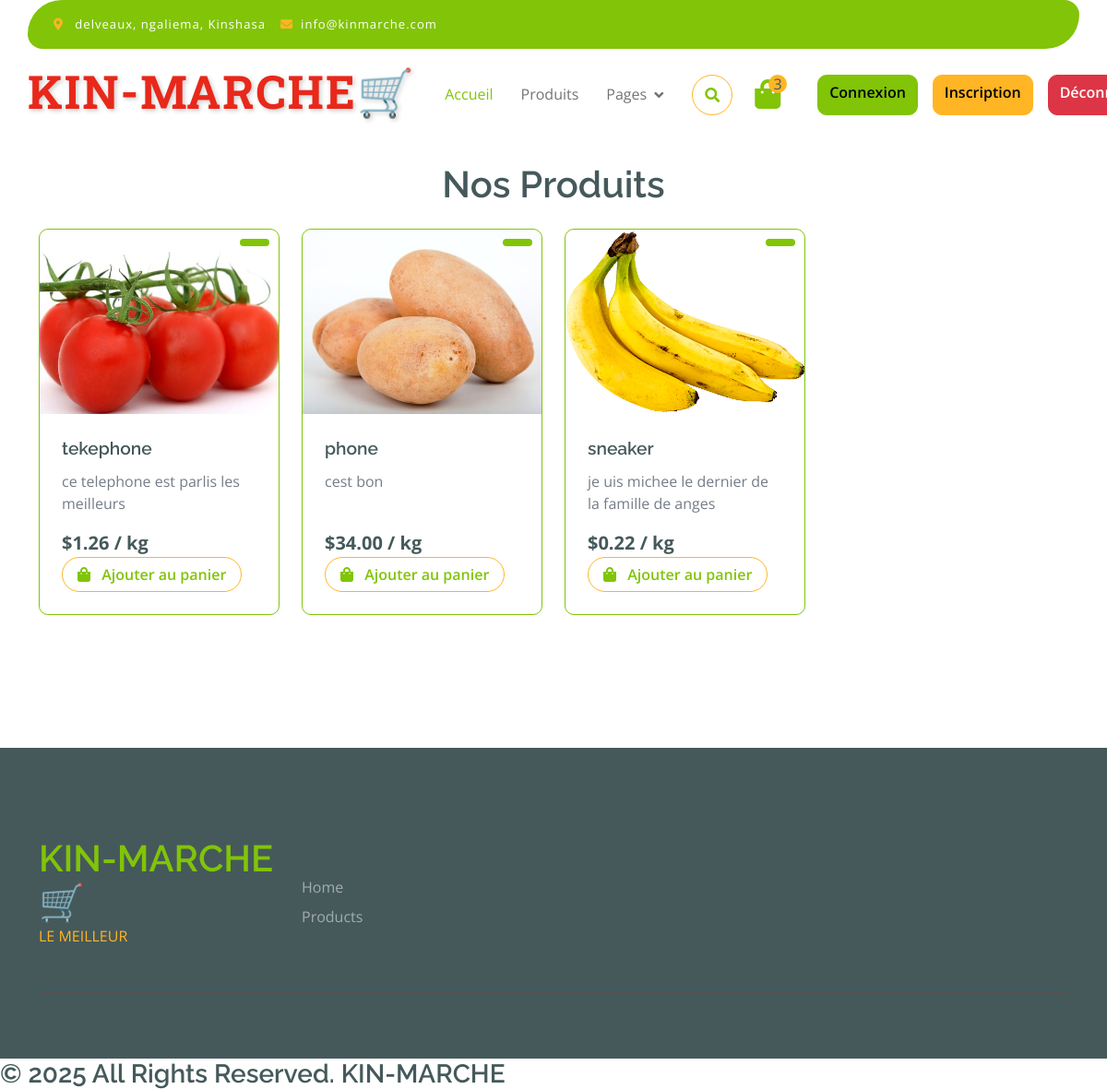
The app's page /product/List/ with its own data.
### Products/models.py (models this page shows, shortened)
class Produit(models.Model):
    nom = models.CharField(max_length=255)
    image = models.ImageField(upload_to='media/', blank=True, null=True)
    prix = models.DecimalField(max_digits=10, decimal_places=2)
    description = models.TextField(blank=True, null=True)
    stock = models.PositiveIntegerField(default=0)
    date_ajout = models.DateTimeField(auto_now_add=True)

### Products/views.py (the view)
# urls.py: path('List/',views.ProductsListView.as_view(), name = 'product.list'),
class ProductsListView(ListView):
    model = Produit
    context_object_name = 'produits'
    template_name = 'product/shop.html'

### panier/context_processors.py (called while the page is built)
def panier_context(request):
    if request.user.is_authenticated:
        panier = Panier.objects.filter(user=request.user).first()
        panier_count = sum(item.quantite for item in panier.items.all()) if panier else 0
    else:
        panier_count = 0  # Si l'utilisateur n'est pas connecté, le panier est vide
    return {"panier_count": panier_count}

### Products/templates/product/shop.html (shortened to what this page needs)
{% extends 'base.html' %}
{% block content %}
<div class="container-fluid vesitable py-5 main-content">
    <div class="container py-5">
        <h1 class="mb-4 text-center">Nos Produits</h1>
        <div class="row row-cols-1 row-cols-sm-2 row-cols-md-3 row-cols-lg-4 g-4">
            {% for produit in produits %}
            {% if produit.stock > 0 %}
            <div class="col">
                <div class="border border-primary rounded position-relative vesitable-item">
                    <div class="vesitable-img">
                        <a href="{% url 'product.detail' pk=produit.id %}">
                            <img src="{{ produit.image.url }}" class="img-fluid w-100 rounded-top" alt="{{ produit.nom }}">
                        </a>
                    </div>
                    <div class="text-white bg-primary px-3 py-1 rounded position-absolute" style="top: 10px; right: 10px;">{{ produit.categorie }}</div>
                    <div class="p-4 rounded-bottom d-flex flex-column">
                        <a href="{% url 'product.detail' pk=produit.id %}">
                            <h4 class="product-name">{{ produit.nom }}</h4>
                        </a>
                        <p>{{ produit.description }}</p>
                        <div class="d-flex justify-content-between flex-lg-wrap mt-auto">
                            <p class="text-dark fs-5 fw-bold mb-0">${{ produit.prix }} / kg</p>
                            <a href="{% url 'ajouter_au_panier' produit.id %}" class="btn border border-secondary rounded-pill px-3 text-primary">
                                <i class="fa fa-shopping-bag me-2 text-primary"></i> Ajouter au panier
                            </a>
                        </div>
                    </div>
                </div>
            </div>
            {% endif %}
            {% endfor %}
        </div>
    </div>
</div>
{% endblock %}

### templates/base.html (shortened to what this page needs)
{% load static %}
<!DOCTYPE html>
<html lang="en">
<head>
    <link rel="stylesheet" href="https://use.fontawesome.com/releases/v5.15.4/css/all.css" />
    <link href="https://cdn.jsdelivr.net/npm/bootstrap-icons@1.4.1/font/bootstrap-icons.css" rel="stylesheet">
    <link href="{% static 'lib/lightbox/css/lightbox.min.css' %}" rel="stylesheet">
    <link href="{% static 'lib/owlcarousel/assets/owl.carousel.min.css' %}" rel="stylesheet">
    <link href="{% static 'css/bootstrap.min.css' %}" rel="stylesheet">
    <link href="{% static 'css/style.css' %}" rel="stylesheet">
</head>
<body>
    <div class="container-fluid fixed-top">
        <div class="container topbar bg-primary d-none d-lg-block">
            <div class="d-flex justify-content-between">
                <div class="top-info ps-2">
                    <small class="me-3"><i class="fas fa-map-marker-alt me-2 text-secondary"></i> <a href="#" class="text-white">delveaux, ngaliema, Kinshasa</a></small>
                    <small class="me-3"><i class="fas fa-envelope me-2 text-secondary"></i><a href="#" class="text-white">info@kinmarche.com</a></small>
                </div>
                <div class="top-link pe-2">
                    <a href="#" class="text-white"><small class="text-white mx-2"></small></a>
                    <a href="#" class="text-white"><small class="text-white mx-2"></small></a>
                    <a href="#" class="text-white"><small class="text-white ms-2"></small></a>
                </div>
            </div>
        </div>
        <div class="container px-0">
            <nav class="navbar navbar-light bg-white navbar-expand-xl">
                <a href="{% url 'Home.index' %}" class="navbar-brand"> <h1 class="kim-marche">KIN-MARCHE🛒</h1>
                </h1></a>
                <div class="collapse navbar-collapse bg-white" id="navbarCollapse">
                    <div class="navbar-nav mx-auto">
                        <a href="{% url 'Home.index' %}" class="nav-item nav-link active">Accueil</a>
                        <a href="{% url 'product.list' %}" class="nav-item nav-link">Produits</a>
                        <div class="nav-item dropdown">
                            <a href="#" class="nav-link dropdown-toggle" data-bs-toggle="dropdown">Pages</a>
                        </div>
                    </div>
                    <div class="d-flex m-3 me-0">
                        <button class="btn-search btn border border-secondary btn-md-square rounded-circle bg-white me-4" data-bs-toggle="modal" data-bs-target="#searchModal"><i class="fas fa-search text-primary"></i></button>
                        <a href="{% url 'afficher_panier' %}" class="position-relative me-4 my-auto">
                            <i class="fa fa-shopping-bag fa-2x"></i>
                            <span class="position-absolute bg-secondary rounded-circle d-flex align-items-center justify-content-center text-dark px-1" style="top: -5px; left: 15px; height: 20px; min-width: 20px;">3</span>
                        </a>
                        {% if user.is_authenticated %}
                            <span class="my-auto">Bonjour, {{ user.username }}</span>
                        {% else %}
                            <a href="{% url 'connexion' %}" class="btn btn-primary ms-3">Connexion</a>
                            <a href="{% url 'inscription' %}" class="btn btn-secondary ms-3">Inscription</a>
                        {% endif %}
                        <a href="{% url 'deconnexion' %}" class="btn btn-danger ms-3">Déconnexion</a>
                    </div>
                </div>
            </nav>
        </div>
    </div>
    {% block content %}{% endblock %}
</body>
<div class="container-fluid bg-dark text-white-50 footer pt-5 mt-5">
    <div class="container py-5">
        <div class="pb-4 mb-4" style="border-bottom: 1px solid rgba(226, 24, 24, 0.5) ;">
            <div class="row g-4">
                <div class="col-lg-3">
                    <a href="#">
                        <h1 class="text-primary mb-0">KIN-MARCHE🛒</h1>
                        <p class="text-secondary mb-4">LE MEILLEUR</p>
                    </a>
                </div>
                <div class="col-lg-3 col-md-6">
                    <h6 class="text-uppercase mb-4">Menu</h6>
                    <div class="d-flex flex-column">
                        <a href="{% url 'Home.index' %}" class="text-white-50 mb-2">Home</a>
                        <a href="{% url 'product.list' %}" class="text-white-50 mb-2">Products</a>
                    </div>
                </div>
            </div>
        </div>
    </div>
</div><div>
    <h3>© 2025 All Rights Reserved. KIN-MARCHE</h3>
</div>
</html>

### static/css/style.css (style rules this page uses)
.btn { font-weight: 600; transition: .5s; }
.btn-md-square { width: 44px; height: 44px; }
.btn-square, .btn-sm-square, .btn-md-square, .btn-lg-square { padding: 0; display: flex; align-items: center; justify-content: center; font-weight: normal; }
.btn.border-secondary { transition: 0.5s; }
.fixed-top { transition: 0.5s; background: var(--bs-white); border: 0; }
.topbar { padding: 20px; border-radius: 230px 100px; }
.topbar .top-info { font-size: 15px; line-height: 0; letter-spacing: 1px; display: flex; align-items: center; }
.topbar .top-link { font-size: 15px; line-height: 0; letter-spacing: 1px; display: flex; align-items: center; }
.topbar .top-link a { letter-spacing: 1px; }
.navbar .navbar-nav .nav-link { padding: 10px 15px; font-size: 16px; transition: .5s; }
.navbar { height: 100px; border-bottom: 1px solid rgba(255, 255, 255, .1); }
.navbar .navbar-nav .nav-link:hover, .navbar .navbar-nav .nav-link.active, .fixed-top.bg-white .navbar .navbar-nav .nav-link:hover, .fixed-top.bg-white .navbar .navbar-nav .nav-link.active { color: var(--bs-primary); }
.navbar .dropdown-toggle::after { border: none; content: "\f107"; font-family: "Font Awesome 5 Free"; font-weight: 700; vertical-align: middle; margin-left: 8px; }
.vesitable .vesitable-item { height: 100%; transition: 0.5s; }
.vesitable .vesitable-item .vesitable-img { overflow: hidden; transition: 0.5s; border-radius: 10px 10px 0 0; }
.vesitable .vesitable-item .vesitable-img img { transition: 0.5s; }

### templates/base.html (style rules this page uses)
.container-fluid.fixed-top { z-index: 9999; }
body { padding-top: 80px; }
.kim-marche { font-family: 'Roboto Slab', serif; font-size: 50px; font-weight: bold; color: #e8281a; text-transform: uppercase; letter-spacing: 2px; text-shadow: 2px 2px 5px rgba(0, 0, 0, 0.2); }

### Products/templates/product/shop.html (style rules this page uses)
html, body { height: 100%; margin: 0; }
.main-content { min-height: calc(100vh - 120px); }
.container-fluid.vesitable { padding-bottom: 60px; }
.vesitable-item { overflow: hidden; position: relative; transition: transform 0.3s ease-in-out; display: flex; flex-direction: column; }
.vesitable-img img { max-height: 200px; object-fit: cover; width: 100%; }
.btn { transition: background-color 0.3s ease; }
.product-name { white-space: normal; overflow: hidden; text-overflow: ellipsis; font-size: 1.1rem; line-height: 1.5; margin-bottom: 10px; }
.vesitable-item .p-4 { flex-grow: 1; }
.product-name { font-size: 1.2rem; line-height: 1.4; }

### records on screen
Produit: image (picture), nom "tekephone", description "ce telephone est parlis les meilleurs", prix "1.26"
Produit: image (picture), nom "phone", description "cest bon", prix "34.00"
Produit: image (picture), nom "sneaker", description "je uis michee le dernier de la famille de anges", prix "0.22"
